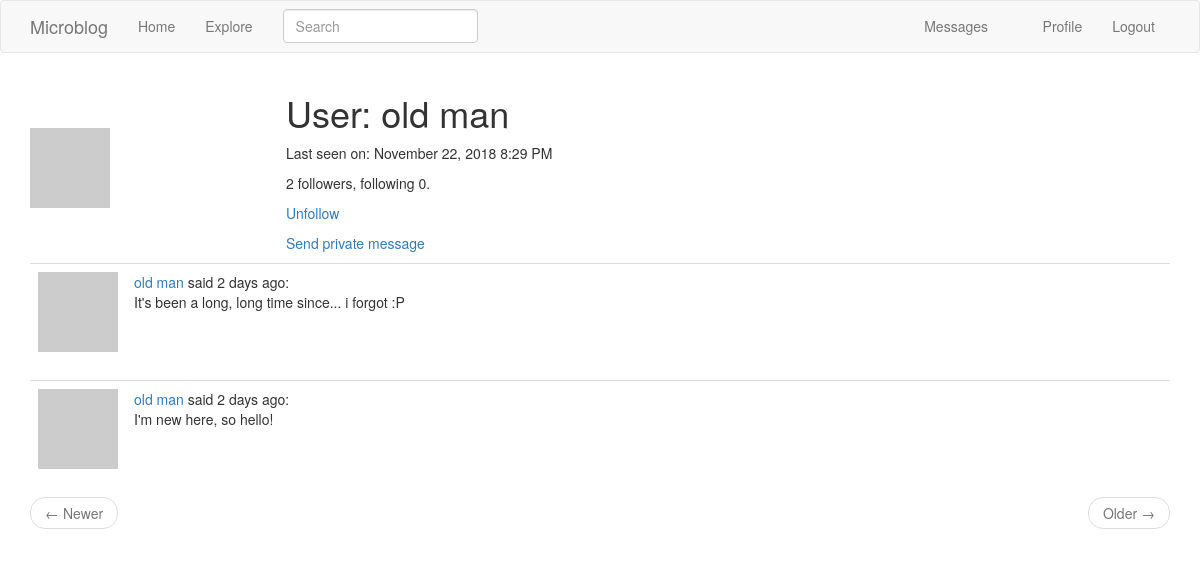
Before: /user/old man (signed in) with the older database file.
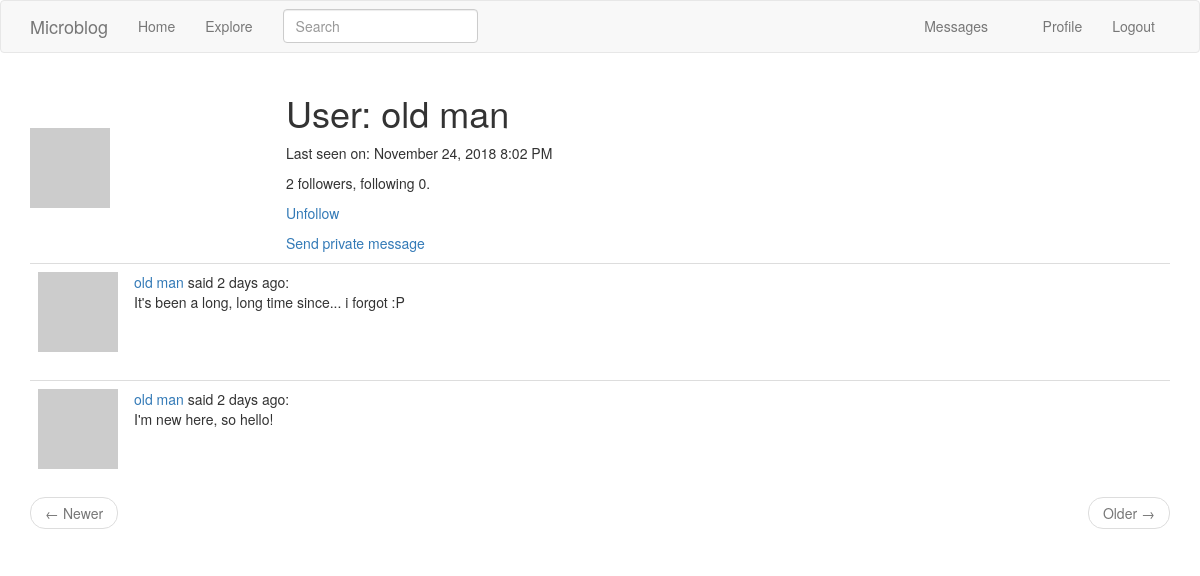
After: the same page with the newer database file.
### app/models.py (models this page shows, shortened)
class User(UserMixin, db.Model):
    id = db.Column(db.Integer, primary_key=True)
    username = db.Column(db.String(64), index=True, unique=True)
    email = db.Column(db.String(120), index=True, unique=True)
    password_hash = db.Column(db.String(128))
    about_me = db.Column(db.String(140))
    last_seen = db.Column(db.DateTime, default=datetime.utcnow)
    last_message_read_time = db.Column(db.DateTime)
    posts = db.relationship('Post', backref='author', lazy='dynamic')
    followed = db.relationship(
        'User', secondary=followers,
        primaryjoin=(followers.c.follower_id == id),
        secondaryjoin=(followers.c.followed_id == id),
        backref=db.backref('followers', lazy='dynamic'), lazy='dynamic')
    messages_sent = db.relationship(
        'Message',
        foreign_keys='Message.sender_id',
        backref='author', lazy='dynamic')
    messages_received = db.relationship(
        'Message',
        foreign_keys='Message.recipient_id',
        backref='recipient', lazy='dynamic')
    def avatar(self, size):
        digest = md5(self.email.lower().encode('utf-8')).hexdigest()
        return 'https://www.gravatar.com/avatar/{}?d=retro&s={}'.format(
            digest, size)
    def is_following(self, user):
        return self.followed.filter(
            followers.c.followed_id == user.id).count() > 0
    def new_messages(self):
        last_read_time = self.last_message_read_time or datetime(1900, 1, 1)
        return Message.query.filter_by(recipient=self).filter(
            Message.timestamp > last_read_time).count()

### app/main/routes.py (the view)
@bp.route('/user/<username>')
@login_required
def user(username):
    user = User.query.filter_by(username=username).first_or_404()
    page = request.args.get('page', 1, type=int)
    posts = user.posts.order_by(Post.timestamp.desc()).paginate(
        page, current_app.config['POSTS_PER_PAGE'], False)
    next_url = url_for('main.user', username=user.username, page=posts.next_num) \
        if posts.has_next else None
    prev_url = url_for('main.user', username=user.username, page=posts.prev_num) \
        if posts.has_prev else None
    return render_template('user.html', user=user, posts=posts.items,
                           prev_url=prev_url, next_url=next_url)

### app/main/forms.py
class SearchForm(FlaskForm):
    q = StringField(_l('Search'), validators=[DataRequired()])
    def __init__(self, *args, **kwargs):
        if 'formdata' not in kwargs:
            kwargs['formdata'] = request.args
        if 'csrf_enabled' not in kwargs:
            kwargs['csrf_enabled'] = False
        super().__init__(*args, **kwargs)

### app/main/routes.py (called while the page is built)
@bp.before_app_request
def before_request():
    if current_user.is_authenticated:
        current_user.last_seen = datetime.utcnow()
        db.session.commit()
        g.search_form = SearchForm()
    g.locale = str(get_locale())

### app/models.py (called while the page is built)
@login.user_loader
def load_user(id):
    return User.query.get(int(id))

### app/templates/user.html (shortened to what this page needs)
{% extends "base.html" %}
{% block app_content %}
  <table class="tabe">
    <tr>
      <td width="256px" style="border: 0px;">
        <img src="{{ user.avatar(256) }}">
      </td>
      <td style="border: 0px;">
        <h1>{{ _('User:') }} {{ user.username }}</h1>
        {% if user.last_seen %}
          <p>{{ _('Last seen on:') }} {{ moment(user.last_seen).format('LLL') }}</p>
        {% endif %}
        <p>{{ user.followers.count() }} {{ _('followers, following') }} {{ user.followed.count() }}.</p>
        {% if user == current_user %}
          <p><a href="{{ url_for('main.edit_profile') }}">{{ _('Edit your profile') }}</a></p>
        {% elif not current_user.is_following(user) %}
          <p><a href="{{ url_for('main.follow', username=user.username) }}">{{ _('Follow') }}</a></p>
        {% else %}
          <p><a href="{{ url_for('main.unfollow', username=user.username) }}">{{ _('Unfollow') }}</a></p>
        {% endif %}
        {% if user != current_user %}
          <p>
            <a href="{{ url_for('main.send_message', recipient=user.username) }}">
              {{ _('Send private message') }}
            </a>
          </p>
        {% endif %}
      </td>
    </tr>
  </table>
  {% for post in posts %}
    {% include '_post.html' %}
  {% endfor %}
  {% include '_page_nav.html' %}
{% endblock %}

Changed rows visible on the page:
changed User "old man": last_seen "November 22, 2018 8:29 PM" → "November 24, 2018 8:02 PM"
